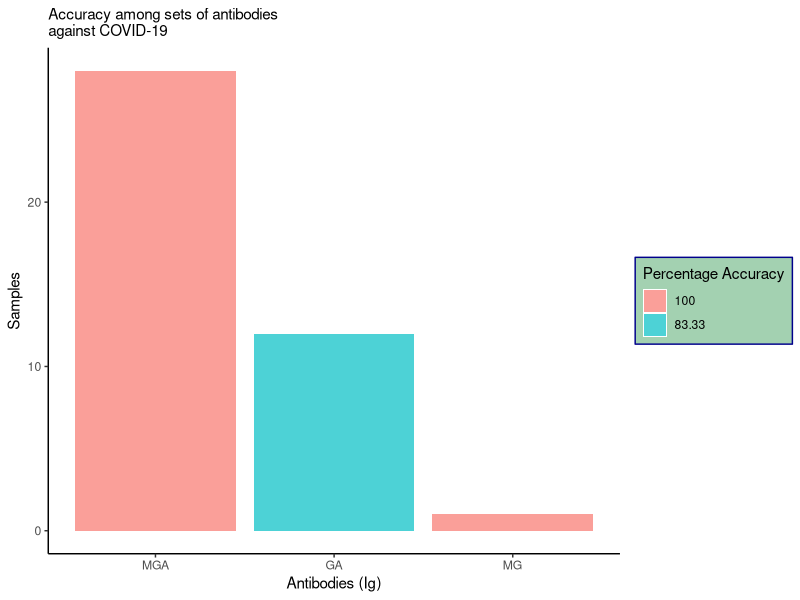

Write the R code that produced this figure.
library(dplyr)
library(ggplot2)
df <- data.frame(antibodies = c("GA", "MG", "MGA"),
                 samples = c(12, 1, 28),
                 accuracy = c(10, 1, 28),
                 percentageSamples = c("29.27", "2.44", "68.29"),
                 percentageAccuracy = c("83.33", "100", "100"))
View(df)
chart <- df %>% 
  ggplot(aes(x=reorder(antibodies, -samples), y=samples, fill=percentageAccuracy))+
  labs(subtitle = "Accuracy among sets of antibodies \nagainst COVID-19",
       x = "Antibodies (Ig)",
       y = "Samples")+
  theme_classic()+
  geom_col(alpha = 0.7)+
  theme(legend.background = element_rect(fill="#a3d1b1",
                                         size=0.5, linetype="solid", 
                                         colour ="darkblue"))+
  guides(fill=guide_legend(title="Percentage Accuracy"))
chart
